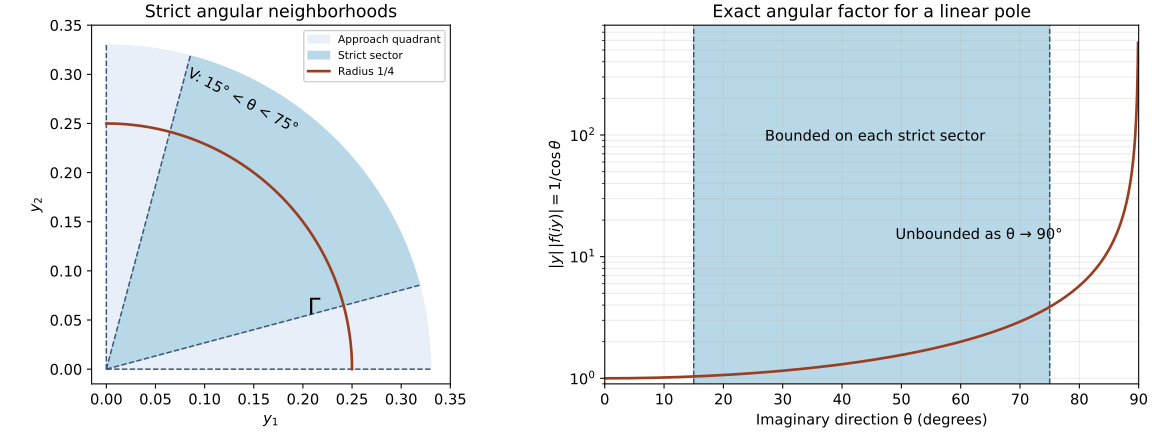

Source code (Python):
from pathlib import Path
import numpy as np
import matplotlib
matplotlib.use('Agg')
import matplotlib.pyplot as plt
from matplotlib.patches import Wedge
plt.rcParams.update({'font.size':11,'axes.titlesize':13,'svg.fonttype':'none'})
out=Path(__file__).resolve().parent
fig,ax=plt.subplots(1,2,figsize=(12,4.5),layout='constrained')
a=ax[0]
a.add_patch(Wedge((0,0),.33,0,90,color='#e9eff8',label='Approach quadrant'))
a.add_patch(Wedge((0,0),.33,15,75,color='#b8d8e7',label='Strict sector'))
for angle in [0,15,75,90]:
 t=np.deg2rad(angle);a.plot([0,.33*np.cos(t)],[0,.33*np.sin(t)],'--',color='#395475',lw=1.1)
theta=np.linspace(0,np.pi/2,601)
a.plot(.25*np.cos(theta),.25*np.sin(theta),color='#9a3e21',lw=2,label='Radius 1/4')
a.text(.08,.24,'V: 15° < θ < 75°',rotation=-28)
a.text(.205,.055,r'$\Gamma$',fontsize=17)
a.set(xlim=(-.015,.35),ylim=(-.015,.35),xlabel=r'$y_1$',ylabel=r'$y_2$',title='Strict angular neighborhoods')
a.set_aspect('equal');a.legend(loc='upper right',fontsize=8,framealpha=.95)
b=ax[1]
deg=np.linspace(0,89.9,1501);factor=1/np.cos(np.deg2rad(deg))
b.axvspan(15,75,color='#b8d8e7')
b.semilogy(deg,factor,color='#9a3e21',lw=2)
for angle in [15,75]:b.axvline(angle,color='#395475',ls='--',lw=1.1)
b.set(xlim=(0,90),ylim=(.9,800),xlabel='Imaginary direction θ (degrees)',ylabel=r'$|y|\,|f(iy)|=1/\cos\theta$',title='Exact angular factor for a linear pole')
b.grid(alpha=.25,which='both')
b.text(27,90,'Bounded on each strict sector')
b.text(49,14,'Unbounded as θ → 90°')
for ext in ['png','svg']:fig.savefig(out/('local-cones-and-angular-growth.'+ext),dpi=180)
svg=out/'local-cones-and-angular-growth.svg'
svg.write_bytes(('\n'.join(line.rstrip() for line in svg.read_text(encoding='utf-8').splitlines())+'\n').encode())
plt.close(fig)
